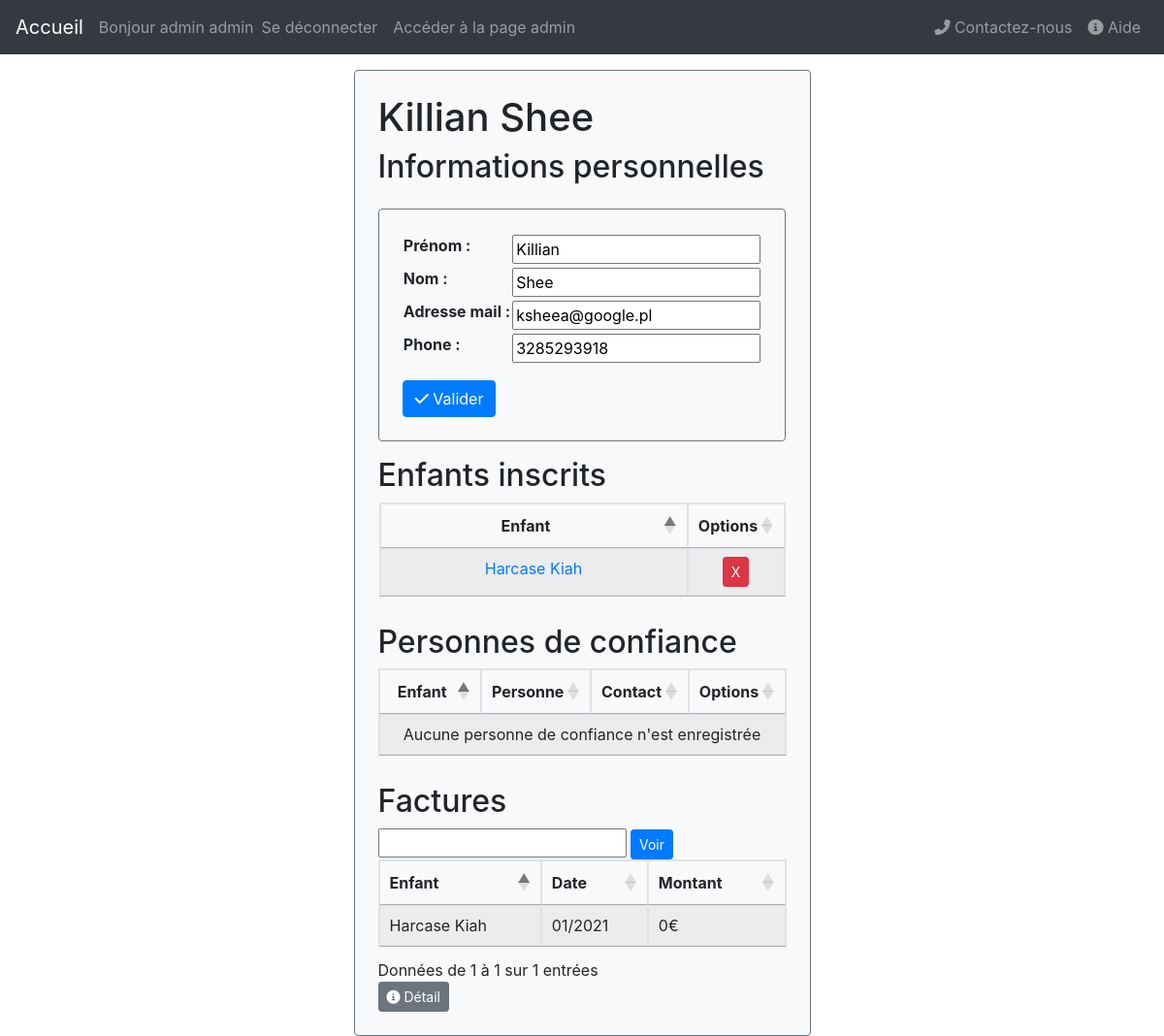
The page /parent/11/ (signed in) on the database as committed earlier.
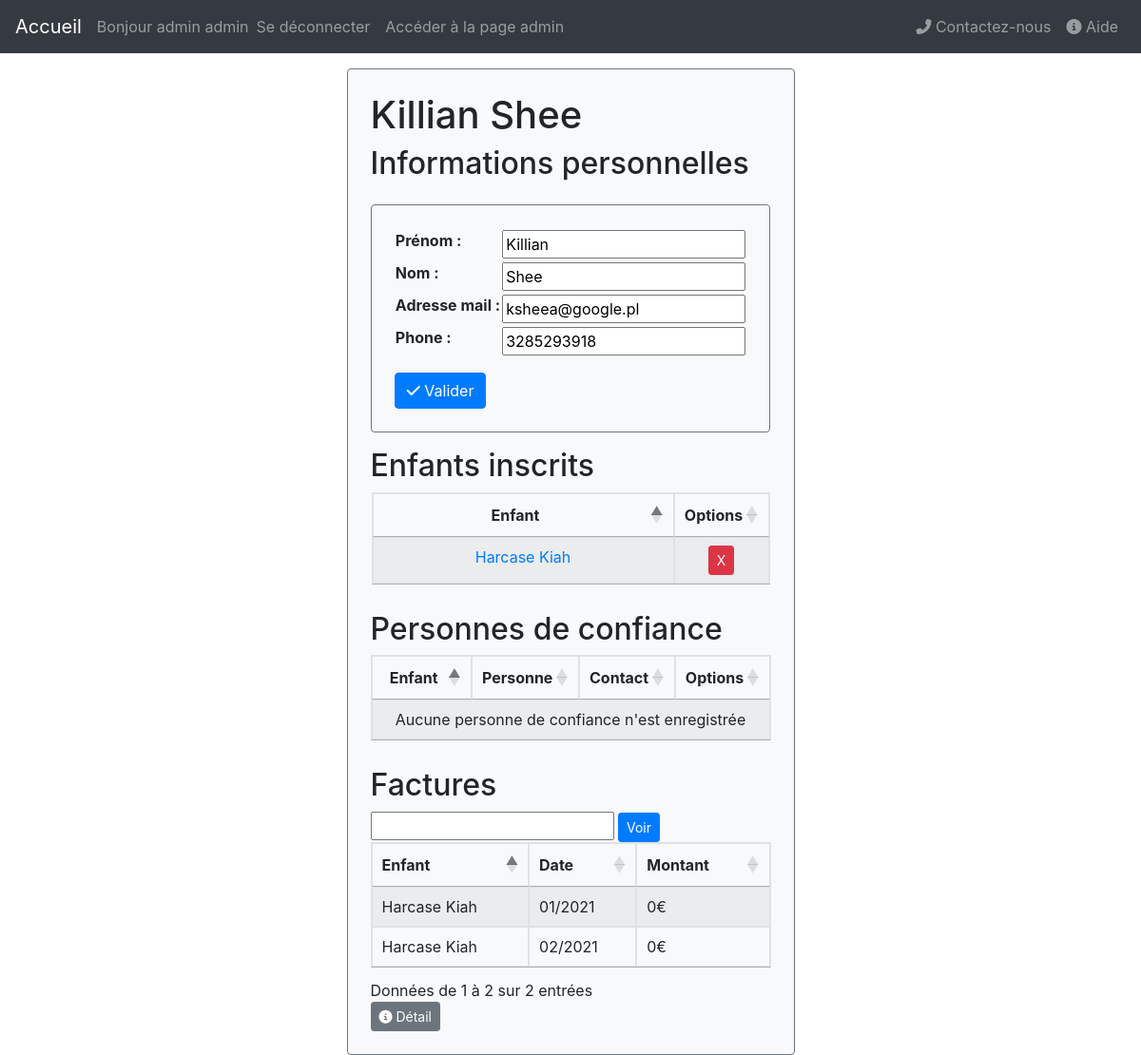
The same page on the database as committed later.
### garderie/models.py (models this page shows, shortened)
class Child(models.Model):
	parent=models.ForeignKey(Parent, on_delete=models.DO_NOTHING, related_name='child_set')
	first_name=models.CharField(max_length=100, verbose_name="Prénom")
	last_name=models.CharField(max_length=100, verbose_name="Nom")
	second_parent=models.ForeignKey(Parent, on_delete=models.DO_NOTHING, related_name='child_set2', null=True)
	def __str__(self):
		return self.first_name+" "+self.last_name
	def get_full_name(self):
		return str(self)

class Bill(models.Model):
	MONTH=[(m, ugettext(date(1900, m, 1).strftime('%B')).capitalize())  for m in range(1,13)]
	YEAR=[(y, date(y, 1,1).strftime('Y')) for y in range(2000,timezone.now().year+1)]
	child=models.ForeignKey(Child, on_delete=models.CASCADE, verbose_name="Enfant associé")
	parent=models.ForeignKey(Parent, on_delete=models.DO_NOTHING, verbose_name="Facture")
	month=models.IntegerField(choices=MONTH, default=timezone.now().month, verbose_name="Mois")
	year=models.IntegerField(choices=YEAR, default=timezone.now().year, verbose_name="Année")
	@property
	def amount(self):
		return sum([x.calc_amount() for x in self.schedule_set.all()])

### garderie/views/parent.py (the view)
# urls.py: path('parent/<int:pk>/', views.ParentProfileView.as_view(), name='parent_profile'),
class ParentProfileView(LoginRequiredMixin, UserPassesTestMixin, generic.DetailView):
	model=Parent
	template_name='garderie/parent_profile.html'
	def test_func(self):
		return is_parent_permitted(self)
	def get_context_data(self, **kwargs):
		context = super().get_context_data(**kwargs)
		context['new_child_form'] = NewChildFormParent(pk=self.kwargs['pk'])
		context['new_child_action'] =reverse('parent_create_child', kwargs={'pk':self.kwargs['pk']})
		context['new_reliable_form'] = NewReliableForm(pk=self.kwargs['pk'])
		context['new_reliable_action']=reverse('parent_create_reliable', kwargs={'pk':self.kwargs['pk']})
		context['personal_data_form'] = ParentUpdateForm(pk=self.kwargs['pk'],instance=User.objects.get(pk=self.kwargs['pk']),
																										 initial={'phone':self.object.phone})
		context['personal_data_action']=reverse('parent_update', kwargs={'pk':self.kwargs['pk']})
		today=timezone.now()
		context['bills']=self.object.bill_set.all()
		return context

### garderie/forms.py (shortened to what this page needs)
class NewChildFormParent(forms.ModelForm):
	second_parent_mail=forms.EmailField(label="Mail du deuxième parent (facultatif)", required=False)
	class Meta:
		model = Child
		fields = [ 'first_name', 'last_name']
	def __init__(self, *args, **kwargs):
		self.pid=kwargs.pop('pk')
		super().__init__(*args, **kwargs)

class NewReliableForm(forms.ModelForm):
	class Meta:
		model = ReliablePerson
		fields = [ 'child','first_name', 'last_name', 'phone']
	def __init__(self, *args, **kwargs):
		self.pid=kwargs.pop('pk')
		super().__init__(*args, **kwargs)
		parent=Parent.objects.get(uid=self.pid)
		self.fields['child'].queryset=parent.all_children()

### garderie/context_processors.py (called while the page is built)
def settings_processor(request):
	return {'settings':Config.objects.get_config()}

### garderie/managers.py (called while the page is built)
	def get_config(self):
		try:
			config=super().get_queryset()[0]
		except models.Config.DoesNotExist:
			config=models.Config()
			config.save()
		return config

### garderie/models.py (called while the page is built)
	def get_full_name(self):
		if self.last_name!='':
			return self.first_name+' '+self.last_name
		else:
			return self.email.split('@')[0].replace('.', ' ')

	def __str__(self):
		return str(self.uid.get_full_name())

	def get_full_name(self):
		return str(self)

### garderie/templates/garderie/parent_profile.html (shortened to what this page needs)
{% extends 'garderie/base.html' %}
{% load static %}
{% block body %}
{% if user.is_authenticated and user.id == parent.uid_id or user.is_superuser %}
<div class="d-flex justify-content-center pt-3">
 <div class="bg-light p-4 border border-secondary rounded">
	<h1>{{ parent.get_full_name|title}}</h1>
	<h2>Informations personnelles</h2>
	{% include 'garderie/forms/embedded_form.html' with action=personal_data_action form=personal_data_form %}
<div class="pt-3">
	<h2>Enfants inscrits</h2>
	<table id="parent_profile_enfant_tab" class="table table-striped table-bordered">
		<thead>
			<tr>
				<th>Enfant</th>
				<th> Options </th>
			</tr>
		</thead>
		<tbody>
	{% for child in parent.all_children %}
		<tr>
			<td>
				<a href={% url 'child_profile' child.id %}>
					{{child.get_full_name|title}}
			</td>
			<td>
				<form method="POST" action="{% url 'child_delete' child.id  %}?next={{request.path}}" onsubmit="return confirm('Êtes-vous sûr de vouloir supprimer '+ '{{child.get_full_name}}' + ' ?');">
	 				<input type="submit" value="X" class="btn btn-danger btn-sm">
				</form>
			</td>
		</tr>
	{% endfor %}
	</tbody>
	</table>
</div>
<div class="pt-3">
	<h2>Personnes de confiance</h2>
	<table id="parent_profile_confiance_tab" class="table table-striped table-bordered">
		<thead>
			<tr>
				<th>Enfant</th>
				<th>Personne</th>
				<th>Contact</th>
				<th>Options</th>
			</tr>
		</thead>
	</table>
</div>
<div class="pt-3">
	<h2>Factures</h2>
	<input type="text" id="swap_bills_input">
	<button id="swap_bills_display" data-pid="{{parent.uid_id}}" class="btn btn-primary btn-sm" >Voir</button>
	<div id="table_container">
	{% include 'garderie/include/parent_bills_table.html' with bills=parent.bill_set.all %}
</div>
	<button class="btn btn-secondary btn-sm" data-pid="{{parent.uid_id}}" id="btn-detail" data-toggle="modal" data-target="#factureModal"><i class="fas fa-info-circle"></i> Détail</button>
</div>
{% endif %}
</div>
</div>
{% endblock %}

### garderie/templates/garderie/include/parent_bills_table.html
	<table id="parent_profile_facture_tab" class="table table-striped table-bordered">
		<thead>
			<tr>
				<th>Enfant</th>
				<th>Date</th>
				<th>Montant</th>
			</tr>
		</thead>
		<tbody>
			{% for bill in bills %}
			<tr>
				<td>
						{{bill.child.get_full_name|title}}
				</td>
				<td>
					{{bill.month|stringformat:'02d'}}/{{bill.year}}
				</td>
				<td>
					{{bill.amount}}€
				</td>
			</tr>
			{% endfor %}
	</tbody>
	</table>

Rows that differ between the two databases and show on the page:
added Bill: child.get_full_name "Harcase Kiah", month "02", year "2021", amount "0"
Other text that changed with them:
text written by a page script: "Données de 1 à 1 sur 1 entrées" → "Données de 1 à 2 sur 2 entrées"
